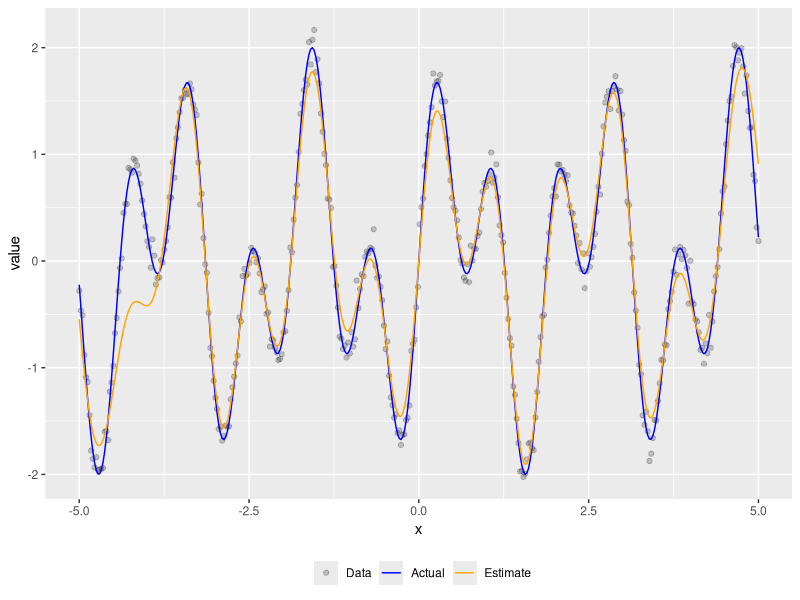

This figure's R source:
## ---- chunk 1
#| message: false
#| warning: false

library(tidyverse)
set.seed(123)

f <- function(x) sin(3*x) + sin(7*x)
k <- function(x_i, x_j, sigma_f = 0.4, l = 0.4) sigma_f * exp(-(x_i - x_j)^2 / (2 * l^2))

n <- 400
x <- seq(-5, 5, length.out = n)
f_x <- f(x) + rnorm(n, mean = 0, sd = 0.1)
## ---- chunk 2
#| out-width: 100%

n <- 100
ind_train <- sample(1:400, n, replace = FALSE)
x_train <- x[ind_train]
f_train <- f_x[ind_train]

compute_covmat <- function(k, x, y) {
  n_x <- length(x)
  n_y <- length(y)
  K <- matrix(0, n_x, n_y)
  for (i in 1:n_x) {
    for (j in 1:n_y) {
      K[i, j] <- k(x[i], y[j])
    }
  }
  return(K)
}

k_xx <- compute_covmat(k, x_train, x_train)

lambda <- 0.0001
coef <- solve(k_xx + n * lambda * diag(n)) %*% f_train

f_hat <- function(x) {
  map2_dbl(coef, x_train, ~.x * k(x, .y)) |>
    reduce(`+`)
}

y_hat <- map_dbl(x, f_hat)

colors <- c("Actual" = "blue", "Data" = "black", "Estimate" = "orange")

out <- tibble(x, f = f(x), f_x, y_hat) |>
  pivot_longer(-x) |>
  mutate(
    name = factor(name, levels = c("f", "f_x", "y_hat"), labels = names(colors))
  )
  
ggplot() +
  geom_point(data = filter(out, name == "Data"), aes(x, y = value, color = name), alpha = 0.2) +
  geom_line(data = filter(out, name == "Actual"), aes(x, y = value, color = name)) +
  geom_line(data = filter(out, name == "Estimate"), aes(x, y = value, color = name)) +
  scale_color_manual(name = "", values = colors) +
  theme(legend.position = "bottom")
